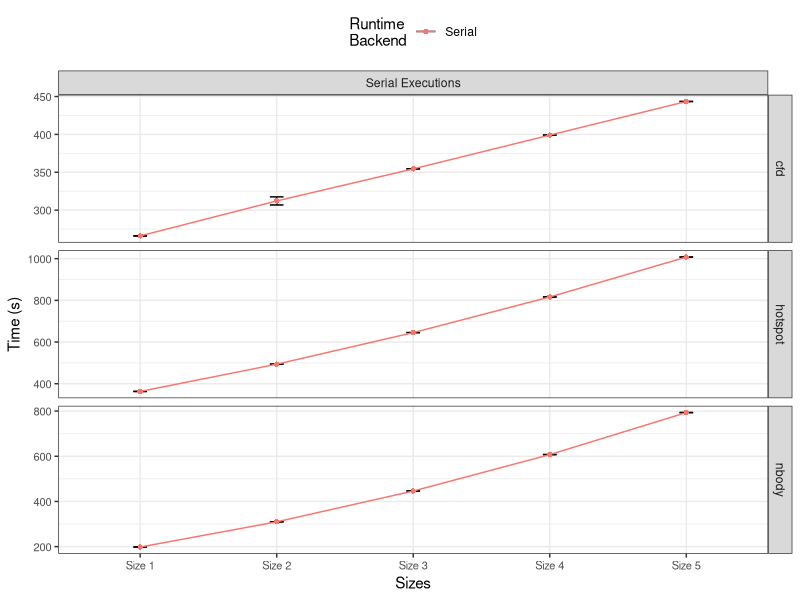

R code for this plot:
library(ggplot2)
library(plyr)
entry <- c("BENCH", "backend", "size", "block_size", "thread", "gpus")
dados_all <- read.csv("../dados/idcin-2/data_R.csv", header=TRUE, sep=";")

# filters
dados <- dados_all[grep("SERIAL", dados_all$backend, invert=FALSE),] #keep just serial
dados <- dados[(dados$backend == "SERIAL"),]

# rename GPU and Backend label
dados[dados$gpus    == 0, "gpus"] <- as.character("Serial Executions")
dados$backend <- ifelse(dados$backend == "SERIAL", "Serial", as.character(dados$backend))
# rename sizes nbody
dados$size <- ifelse((dados$size == 65536)  & (dados$BENCH == "nbody"), "Size 1", as.character(dados$size))
dados$size <- ifelse((dados$size == 81920)  & (dados$BENCH == "nbody"), "Size 2", as.character(dados$size))
dados$size <- ifelse((dados$size == 98304)  & (dados$BENCH == "nbody"), "Size 3", as.character(dados$size))
dados$size <- ifelse((dados$size == 114688) & (dados$BENCH == "nbody"), "Size 4", as.character(dados$size))
dados$size <- ifelse((dados$size == 131072) & (dados$BENCH == "nbody"), "Size 5", as.character(dados$size))
# rename sizes hotspot
dados$size <- ifelse((dados$size == 12288) & (dados$BENCH == "hotspot"), "Size 1", as.character(dados$size))
dados$size <- ifelse((dados$size == 14336) & (dados$BENCH == "hotspot"), "Size 2", as.character(dados$size))
dados$size <- ifelse((dados$size == 16384) & (dados$BENCH == "hotspot"), "Size 3", as.character(dados$size))
dados$size <- ifelse((dados$size == 18432) & (dados$BENCH == "hotspot"), "Size 4", as.character(dados$size))
dados$size <- ifelse((dados$size == 20480) & (dados$BENCH == "hotspot"), "Size 5", as.character(dados$size))
# rename sizes cfd
dados$size <- ifelse((dados$size == 98304) &  (dados$BENCH == "cfd"), "Size 1", as.character(dados$size))
dados$size <- ifelse((dados$size == 114688) & (dados$BENCH == "cfd"), "Size 2", as.character(dados$size))
dados$size <- ifelse((dados$size == 131072) & (dados$BENCH == "cfd"), "Size 3", as.character(dados$size))
dados$size <- ifelse((dados$size == 147456) & (dados$BENCH == "cfd"), "Size 4", as.character(dados$size))
dados$size <- ifelse((dados$size == 163840) & (dados$BENCH == "cfd"), "Size 5", as.character(dados$size))

dados_stat <- ddply(dados, entry, summarise, 
                    n=length(time), mean=mean(time), sd=sd(time),
                    se=sd/sqrt(n), ci=se*qt(.95/2 + .5, n-1))
                    
# The errorbars overlapped, so use position_dodge to move them horizontally
pd <- position_dodge(0.1) # move them .05 to the left and right

ggplot(dados_stat, aes(x=size, y=mean, color=factor(backend), shape=factor(backend), linetype=factor(backend), group=1))+
    geom_errorbar(aes(ymin=mean-ci, ymax=mean+ci), color="black", width=.1, position=pd) +
    geom_point() +
    geom_line() +
    theme_bw() +
    scale_colour_discrete(name="Runtime\nBackend") +
    scale_shape_discrete(name="Runtime\nBackend") +
    scale_linetype_discrete(name="Runtime\nBackend") +
    theme(axis.text.x = element_text(size=8), axis.text.y= element_text(size=8), legend.position="top") + 
    xlab("Sizes") +
    ylab("Time (s)") + 
    #scale_x_continuous(labels=c("", "", "", "", "")) +
    #scale_y_continuous(limits=c(0,110), breaks=seq(0,100,10)) +
    facet_grid(BENCH~gpus, scales = "free_y")